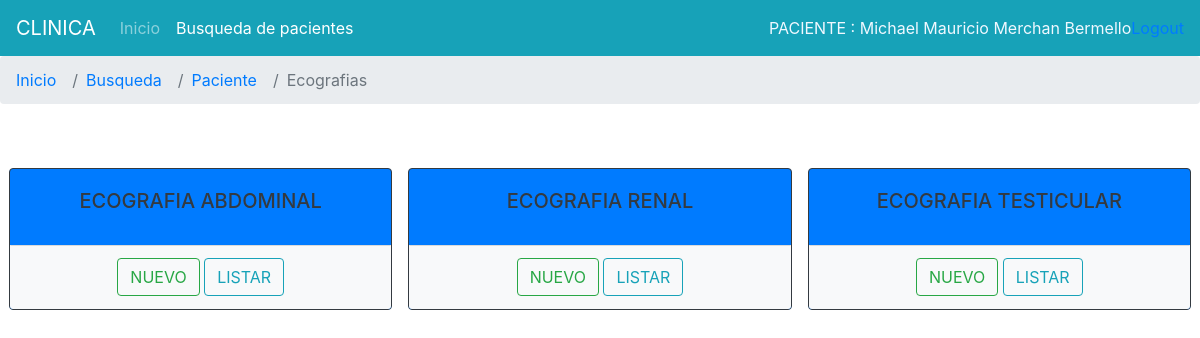
Screenshot of /ecografia/7 (signed in) with the database file from the repository.
### Registros/models.py (models this page shows, shortened)
class Paciente(models.Model):
	cedula=models.CharField(max_length=13,unique=True,verbose_name='Cedula de indentidad')
	nombre1=models.CharField(max_length=50,verbose_name='Primer nombre')
	nombre2=models.CharField(max_length=50,verbose_name='Segundo nombre')
	apellPadre=models.CharField(max_length=50,verbose_name='Apellido paterno')
	apellMadre=models.CharField(max_length=50,verbose_name='Apellido materno')
	sexo=models.CharField(max_length=2,choices=(('F', 'Femenino'),('M', 'Masculino'),))
	direccion=models.CharField(max_length=100,verbose_name='DIRECCION DOMICILIARIA')
	fechNacimiento=models.DateField('fecha de naciemiento',default=timezone.now)
	lugarNacimiento=models.CharField(max_length=100,verbose_name='LUGAR DE NACIMIENTO')
	nacionalidad=models.CharField(max_length=100,verbose_name='NACIONALIDAD')
	grupoCultural=models.CharField(max_length=100,verbose_name='GRUPO CULTURAL')
	estadoCivil=models.CharField(max_length=3,choices=(('SOL', 'Soltero'),('CAS', 'Casado'),('DIV', 'Divorciado'),('VIU', 'Viudo'),('UNL', 'Unión libre')))
	instruccion=models.CharField(max_length=100,verbose_name='INSTRUCION EDUCATIVA')
	ocupacion=models.CharField(max_length=100,verbose_name='OCUPACION')
	empresa=models.CharField(max_length=100,verbose_name='EMPRESA')
	tipo_sangre=models.CharField(max_length=100,verbose_name='TIPO DE SANGRE')
	tipo_seguro=models.CharField(max_length=100,verbose_name='TIPO DE SEGURIDAD')
	telefono=models.CharField(max_length=9,verbose_name='Telefono del paciente')
	celular=models.CharField(max_length=10,verbose_name='Celular del paciente')
	correo=models.EmailField(verbose_name='Correo del paciente')
	pariente=models.CharField(max_length=100,verbose_name='NOMBRE PARIENTE')
	parentesco=models.CharField(max_length=100,verbose_name='Parentesco')
	telefono_pariente=models.CharField(max_length=9,verbose_name='Telefono del pariente')
	celular_pariente=models.CharField(max_length=10,verbose_name='Celular del referido')
	foto=models.ImageField(upload_to='fotos', null=True,blank=True)
	fech_creado=models.DateTimeField(auto_now_add=True,verbose_name='Fecha de admision')
	fech_actualizado=models.DateTimeField(auto_now=True,verbose_name='FECHA DE ACTUALIZACION')

### Registros/views.py (the view)
# urls.py: path('ecografia/<ident>', login_required(views.EcoView.as_view()),name='ecografia'),
class EcoView(generic.ListView):
    template_name='registros/ecografias.html'
    context_object_name='datos'
    def get_queryset(self, **kwargs):
        parametro = self.kwargs.get('ident',None)
        return Paciente.objects.get(pk=parametro)

### Registros/templates/registros/ecografias.html (shortened to what this page needs)
{% extends 'registros/base.html'%}
{% block principal %}
<li class="nav-item">
	<a class="nav-link" href="{% url 'registros:index'%}">Inicio</a>
</li>
<li class="nav-item active">
	<a class="nav-link" href="{% url 'registros:buscar'%}">Busqueda de pacientes</a>
</li>
{% endblock %}
{%block derecha%}
<div style="color:aliceblue">PACIENTE :
	{{datos.nombre1}}&nbsp{{datos.nombre2}}&nbsp{{datos.apellPadre}}&nbsp{{datos.apellMadre}}
</div>
{%endblock%}
{% block lista %}
<li class="breadcrumb-item"><a href="{% url 'registros:index'%}">Inicio</a></li>
<li class="breadcrumb-item"><a href="{% url 'registros:buscar'%}">Busqueda</a></li>
<li class="breadcrumb-item"><a href="{% url 'registros:paciente' ident=datos.pk %}">Paciente</a></li>
<li class="breadcrumb-item active" aria-current="page">Ecografias</li>
{% endblock %}
{% block content %}
<br>
<br>
<div class="card-deck">
		<div class="card text-white bg-primary border border-dark ml-4 mr-2 ">
				<div class="card-body">
					<h5 class="card-title text-dark text-center">ECOGRAFIA ABDOMINAL</h5>
				</div>
				<div class="card-footer text-muted bg-light btn btn-justify">
					<a href="{% url 'registros:ecoabdomen' ident=datos.pk%}" class="btn btn-outline-success">NUEVO</a>
					<a href="{% url 'registros:listar_ecoabdomen'  pk=datos.pk%}" class="btn btn-outline-info">LISTAR</a>
				</div>
			</div>
			<div class="card text-white bg-primary border border-dark mx-2">
				<div class="card-body">
					<h5 class="card-title text-dark text-center">ECOGRAFIA RENAL</h5>
				</div>
				<div class="card-footer text-muted bg-light btn btn-justify">
					<a href="{% url 'registros:ecorenal' ident=datos.pk%}" class="btn btn-outline-success">NUEVO</a>
					<a href="{% url 'registros:listar_ecorenal'  pk=datos.pk%}" class="btn btn-outline-info">LISTAR</a>
				</div>
			</div>
	{%if datos.sexo in 'M' %}
	<div class="card text-white bg-primary border border-dark ml-2 mr-4">
			<div class="card-body">
				<h5 class="card-title text-center text-dark">ECOGRAFIA TESTICULAR</h5>
			</div>
			<div class="card-footer text-muted bg-light btn btn-justify">
				<a href="{% url 'registros:ecotesticular' ident=datos.pk%}" class="btn btn-outline-success">NUEVO</a>
				<a href="{% url 'registros:listar_ecotesticular'  pk=datos.pk%}" class="btn btn-outline-info">LISTAR</a>
			</div>
		</div>
	{%endif%}
</div>
{% endblock %}

### rows the page displays
Paciente: nombre1 "Michael", nombre2 "Mauricio", apellPadre "Merchan", apellMadre "Bermello"
